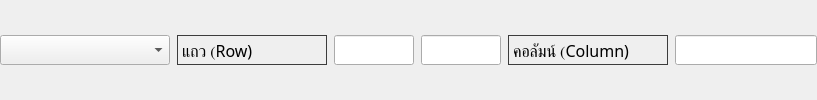
               <widget class="QWidget" name="Feature15" native="true">
                <layout class="QHBoxLayout" name="horizontalLayout_35">
                 <property name="spacing">
                  <number>7</number>
                 </property>
                 <property name="leftMargin">
                  <number>0</number>
                 </property>
                 <property name="topMargin">
                  <number>0</number>
                 </property>
                 <property name="rightMargin">
                  <number>0</number>
                 </property>
                 <property name="bottomMargin">
                  <number>0</number>
                 </property>
                 <item>
                  <widget class="QComboBox" name="SheetBox_015">
                   <property name="minimumSize">
                    <size>
                     <width>170</width>
                     <height>30</height>
                    </size>
                   </property>
                   <property name="maximumSize">
                    <size>
                     <width>170</width>
                     <height>30</height>
                    </size>
                   </property>
                   <property name="styleSheet">
                    <string notr="true">background:none;</string>
                   </property>
                  </widget>
                 </item>
                 <item>
                  <widget class="QLabel" name="label_50">
                   <property name="minimumSize">
                    <size>
                     <width>150</width>
                     <height>30</height>
                    </size>
                   </property>
                   <property name="maximumSize">
                    <size>
                     <width>150</width>
                     <height>30</height>
                    </size>
                   </property>
                   <property name="font">
                    <font>
                     <family>Sarabun</family>
                     <pointsize>12</pointsize>
                    </font>
                   </property>
                   <property name="styleSheet">
                    <string notr="true">border: 1px solid rgb(60,60,60);
border-radius: 0px;</string>
                   </property>
                   <property name="text">
                    <string>แถว (Row)</string>
                   </property>
                  </widget>
                 </item>
                 <item>
                  <widget class="QLineEdit" name="Rstart15">
                   <property name="minimumSize">
                    <size>
                     <width>80</width>
                     <height>30</height>
                    </size>
                   </property>
                   <property name="maximumSize">
                    <size>
                     <width>80</width>
                     <height>30</height>
                    </size>
                   </property>
                   <property name="font">
                    <font>
                     <family>Sarabun</family>
                     <pointsize>12</pointsize>
                     <weight>50</weight>
                     <italic>false</italic>
                     <bold>false</bold>
                    </font>
                   </property>
                   <property name="styleSheet">
                    <string notr="true">font: 12pt &quot;Sarabun&quot;;</string>
                   </property>
                  </widget>
                 </item>
                 <item>
                  <widget class="QLineEdit" name="Rend15">
                   <property name="minimumSize">
                    <size>
                     <width>80</width>
                     <height>30</height>
                    </size>
                   </property>
                   <property name="maximumSize">
                    <size>
                     <width>80</width>
                     <height>30</height>
                    </size>
                   </property>
                   <property name="font">
                    <font>
                     <family>Sarabun</family>
                     <pointsize>12</pointsize>
                     <weight>50</weight>
                     <italic>false</italic>
                     <bold>false</bold>
                    </font>
                   </property>
                   <property name="styleSheet">
                    <string notr="true">font: 12pt &quot;Sarabun&quot;;</string>
                   </property>
                  </widget>
                 </item>
                 <item>
                  <widget class="QLabel" name="label_51">
                   <property name="minimumSize">
                    <size>
                     <width>160</width>
                     <height>30</height>
                    </size>
                   </property>
                   <property name="maximumSize">
                    <size>
                     <width>160</width>
                     <height>30</height>
                    </size>
                   </property>
                   <property name="font">
                    <font>
                     <family>Sarabun</family>
                     <pointsize>12</pointsize>
                    </font>
                   </property>
                   <property name="styleSheet">
                    <string notr="true">border: 1px solid rgb(60,60,60);
border-radius: 0px;</string>
                   </property>
                   <property name="text">
                    <string>คอลัมน์ (Column)</string>
                   </property>
                  </widget>
                 </item>
                 <item>
                  <widget class="QLineEdit" name="Cstart15">
                   <property name="minimumSize">
                    <size>
                     <width>60</width>
                     <height>30</height>
                    </size>
                   </property>
                   <property name="maximumSize">
                    <size>
                     <width>16777215</width>
                     <height>30</height>
                    </size>
                   </property>
                   <property name="font">
                    <font>
                     <family>Sarabun</family>
                     <pointsize>12</pointsize>
                     <weight>50</weight>
                     <italic>false</italic>
                     <bold>false</bold>
                    </font>
                   </property>
                   <property name="styleSheet">
                    <string notr="true">font: 12pt &quot;Sarabun&quot;;</string>
                   </property>
                  </widget>
                 </item>
                </layout>
               </widget>
